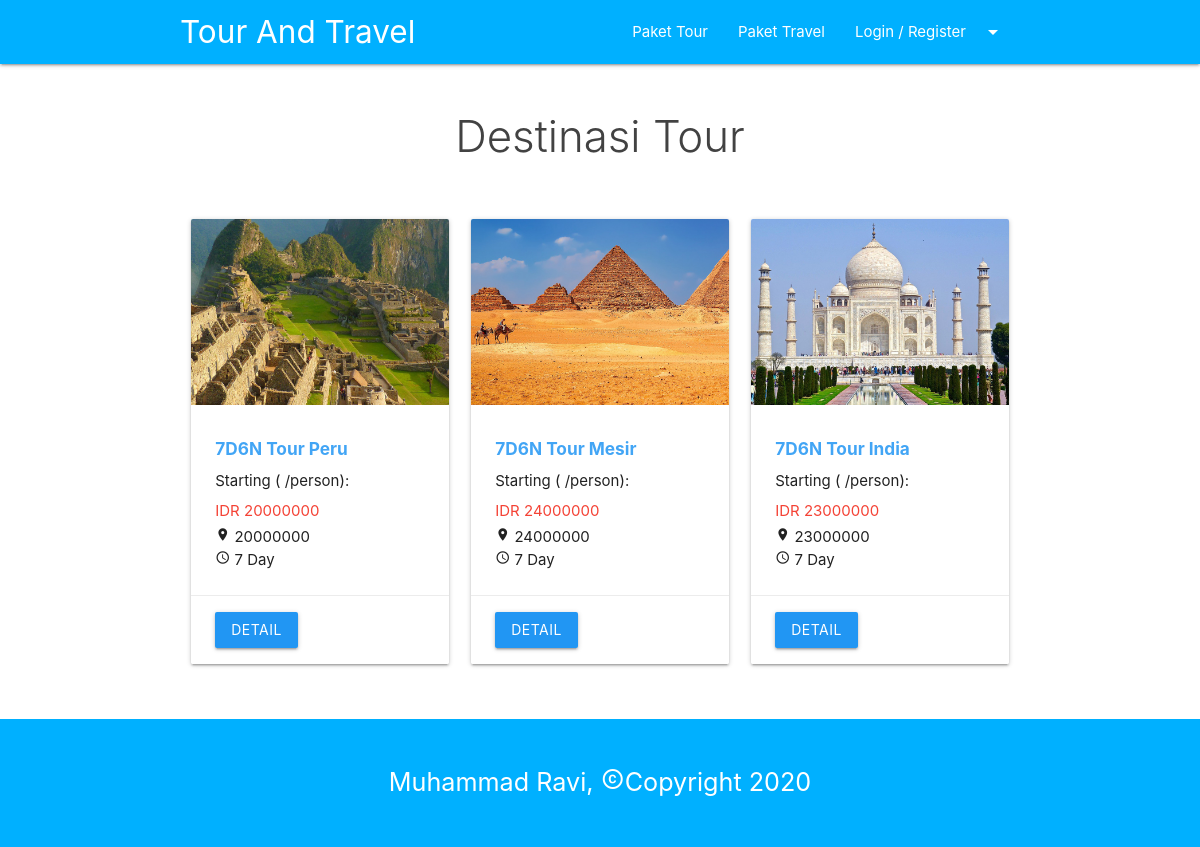
Page /tour.php on the committed database.
### tables this page shows
CREATE TABLE `tour` (
  `id_tour` int(11) NOT NULL,
  `nama_tour` varchar(100) NOT NULL,
  `gambar` varchar(255) NOT NULL,
  `harga` varchar(100) NOT NULL,
  `lokasi` varchar(100) NOT NULL,
  `durasi` varchar(100) NOT NULL,
  `tanggal_berangkat` date DEFAULT NULL,
  `tanggal_berangkat2` date DEFAULT NULL,
  `tanggal_berangkat3` date DEFAULT NULL
);

### function.php (called while the page is built, shortened)
<?php
$koneksi = mysqli_connect("localhost","root","","db_tour_travel");
function query($query) {
	global $koneksi;
	$result = mysqli_query($koneksi, $query);
	$rows = [];
	while( $row = mysqli_fetch_assoc($result)) {
		$rows[] = $row;
	}
	return $rows;
}
 ?>

### tour.php (the view, shortened to what this page needs)
<?php
require 'function.php';
$tours = query("SELECT * FROM tour");
 ?>
<!DOCTYPE html>
  <html>
    <head>
      <link rel="stylesheet" href="css/icon.css">
      <link type="text/css" rel="stylesheet" href="css/materialize.min.css"  media="screen,projection"/>
      <link rel="stylesheet" type="text/css" href="css/style.css?=1.1">
    </head>
    <body>
<?php include('header.php'); ?>
      <section class="Destinasi">
        <div class="container">
          <div class="row">
            <h3 class="light center grey-text text-darken-3 tittle">Destinasi Tour</h3>
            <?php foreach($tours as $tour) :?>
            <div class="col m4 s12">
              <div class="card">
                    <div class="card-image">
                      <img src="img/tour/<?php echo $tour["gambar"]; ?>">
                    </div>
                    <div class="card-content">
                      <h6 class=" blue-text text-lighten-1"><?php echo $tour["nama_tour"]; ?></h6>
                      <p>Starting ( /person):</p>
                      <p class="red-text">IDR <?php echo $tour["harga"]; ?></p>
                      <span><i class="material-icons tiny">place</i> <?php echo $tour["harga"]; ?></span><br>
                      <span><i class="material-icons tiny">query_builder</i> <?php echo $tour["durasi"]; ?></span>
                    </div>
                    <div class="card-action">
                      <a href="paket_detail.php?id=<?php echo $tour["id_tour"]; ?>"><button class="waves-effect waves-teal btn blue">Detail</button></a>
                    </div>
                  </div>
            </div>
          <?php endforeach; ?>
          </div>
        </div>
      </section>
     <?php include('footer.php'); ?>
    </body>
  </html>

### css/style.css (style rules this page uses)
section, footer { padding: 20px 0; }
.card p { line-height: 30px; font-weight: bold; }
.card h6 { font-weight: bold; }
.card-content p { font-weight: normal; }
.tittle { margin-bottom: 50px; }

### rows in the picture
tour: gambar (picture), nama_tour "7D6N Tour Peru", harga "20000000", durasi "7 Day"
tour: gambar (picture), nama_tour "7D6N Tour Mesir", harga "24000000", durasi "7 Day"
tour: gambar (picture), nama_tour "7D6N Tour India", harga "23000000", durasi "7 Day"
